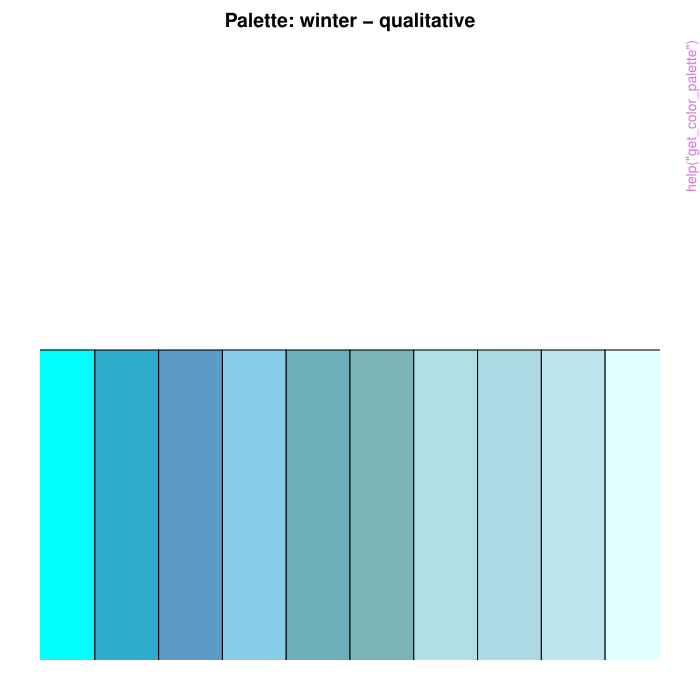

Write R code to recreate this figure.
pkgname <- "GTAPViz"
source(file.path(R.home("share"), "R", "examples-header.R"))
options(warn = 1)
options(pager = "console")
base::assign(".ExTimings", "GTAPViz-Ex.timings", pos = 'CheckExEnv')
base::cat("name\tuser\tsystem\telapsed\n", file=base::get(".ExTimings", pos = 'CheckExEnv'))
base::assign(".format_ptime",
function(x) {
  if(!is.na(x[4L])) x[1L] <- x[1L] + x[4L]
  if(!is.na(x[5L])) x[2L] <- x[2L] + x[5L]
  options(OutDec = '.')
  format(x[1L:3L], digits = 7L)
},
pos = 'CheckExEnv')

### * </HEADER>
library('GTAPViz')

base::assign(".oldSearch", base::search(), pos = 'CheckExEnv')
base::assign(".old_wd", base::getwd(), pos = 'CheckExEnv')
cleanEx()
nameEx("add_mapping_info")
### * add_mapping_info

flush(stderr()); flush(stdout())

base::assign(".ptime", proc.time(), pos = "CheckExEnv")
### Name: add_mapping_info
### Title: Add Mapping Information to GTAP Data
### Aliases: add_mapping_info

### ** Examples

# Load Data:
input_path <- system.file("extdata/in", package = "GTAPViz")
sl4.plot.data <- readRDS(file.path(input_path, "sl4.plot.data.rds"))

# Add mapping using GTAPv7 defaults
gtap_data <- add_mapping_info(sl4.plot.data, mapping = "GTAPv7")

# Use an external mapping file
my_mapping <- data.frame(Variable = c("qgdp", "EV"),
                         Description = c("Real GDP", "Welfare"),
                         Unit = c("percent", "millionUSD"))

gtap_data <- add_mapping_info(sl4.plot.data, external_map = my_mapping,
                              mapping = "Mix")




base::assign(".dptime", (proc.time() - get(".ptime", pos = "CheckExEnv")), pos = "CheckExEnv")
base::cat("add_mapping_info", base::get(".format_ptime", pos = 'CheckExEnv')(get(".dptime", pos = "CheckExEnv")), "\n", file=base::get(".ExTimings", pos = 'CheckExEnv'), append=TRUE, sep="\t")
cleanEx()
nameEx("auto_gtap_data")
### * auto_gtap_data

flush(stderr()); flush(stdout())

base::assign(".ptime", proc.time(), pos = "CheckExEnv")
### Name: auto_gtap_data
### Title: Process GTAP Data Automation with Flexible Output Options
### Aliases: auto_gtap_data

### ** Examples

# Input Path:
input_path <- system.file("extdata/in", package = "GTAPViz")

# GTAP Macro Variables from 2 .sl4 Files named (EXP1, EXP2)
# Note: No need to add .sl4 to the experiment name
gtap_data <- auto_gtap_data(experiment = c("EXP1", "EXP2"),
                            har_suffix = "-WEL",
                            input_path = input_path, subtotal_level = FALSE,
                            process_sl4_vars = NULL, process_har_vars = NULL,
                            mapping_info = "GTAPv7", plot_data = TRUE)




base::assign(".dptime", (proc.time() - get(".ptime", pos = "CheckExEnv")), pos = "CheckExEnv")
base::cat("auto_gtap_data", base::get(".format_ptime", pos = 'CheckExEnv')(get(".dptime", pos = "CheckExEnv")), "\n", file=base::get(".ExTimings", pos = 'CheckExEnv'), append=TRUE, sep="\t")
cleanEx()
nameEx("comparison_plot")
### * comparison_plot

flush(stderr()); flush(stdout())

base::assign(".ptime", proc.time(), pos = "CheckExEnv")
### Name: comparison_plot
### Title: Create Comparative Bar Charts from HAR and SL4 Data
### Aliases: comparison_plot

### ** Examples

# Load data
input_path <- system.file("extdata/in", package = "GTAPViz")
sl4.plot.data <- readRDS(file.path(input_path, "sl4.plot.data.rds"))
reg_data <- sl4.plot.data[["REG"]]

# Generate plot
plotA <- comparison_plot(
  data         = reg_data,
  filter_var   = list(Region = "Oceania", Variable = "qgdp"),
  x_axis_from  = "Region",
  split_by     = "Variable",
  panel_var    = "Experiment",
  variable_col = "Variable",
  unit_col     = "Unit",
  desc_col     = "Description",

  invert_axis     = FALSE,
  separate_figure = FALSE,

  var_name_by_description = FALSE,
  add_var_info            = FALSE,

  output_path    = NULL,
  export_picture = FALSE,
  export_as_pdf  = FALSE,
  export_config  = create_export_config(width = 20, height = 12),

  plot_style_config = create_plot_style(
    color_tone        = "purdue",
    add_unit_to_title = TRUE,
    title_format = create_title_format(
      type = "prefix",
      text = "Impact on"
    ),
    panel_rows = 2
  )
)



base::assign(".dptime", (proc.time() - get(".ptime", pos = "CheckExEnv")), pos = "CheckExEnv")
base::cat("comparison_plot", base::get(".format_ptime", pos = 'CheckExEnv')(get(".dptime", pos = "CheckExEnv")), "\n", file=base::get(".ExTimings", pos = 'CheckExEnv'), append=TRUE, sep="\t")
cleanEx()
nameEx("convert_units")
### * convert_units

flush(stderr()); flush(stdout())

base::assign(".ptime", proc.time(), pos = "CheckExEnv")
### Name: convert_units
### Title: Convert Units in GTAP Data
### Aliases: convert_units

### ** Examples

# Load Data:
input_path <- system.file("extdata/in", package = "GTAPViz")
sl4.plot.data <- readRDS(file.path(input_path, "sl4.plot.data.rds"))

# Convert million USD to billion USD
gtap_data <- convert_units(sl4.plot.data,
  change_unit_from = "million USD",
  change_unit_to = "billion USD",
  adjustment = "/1000"
)

# Automatic conversion from percent to fraction
gtap_data <- convert_units(sl4.plot.data, scale_auto = "pct2frac")




base::assign(".dptime", (proc.time() - get(".ptime", pos = "CheckExEnv")), pos = "CheckExEnv")
base::cat("convert_units", base::get(".format_ptime", pos = 'CheckExEnv')(get(".dptime", pos = "CheckExEnv")), "\n", file=base::get(".ExTimings", pos = 'CheckExEnv'), append=TRUE, sep="\t")
cleanEx()
nameEx("create_export_config")
### * create_export_config

flush(stderr()); flush(stdout())

base::assign(".ptime", proc.time(), pos = "CheckExEnv")
### Name: create_export_config
### Title: Create an Export Configuration
### Aliases: create_export_config

### ** Examples

# Default export configuration
default_export <- create_export_config()

# Custom export configuration
custom_export <- create_export_config(
  file_name = "regional_impacts",
  width = 12,
  height = 8,
  dpi = 600
)



base::assign(".dptime", (proc.time() - get(".ptime", pos = "CheckExEnv")), pos = "CheckExEnv")
base::cat("create_export_config", base::get(".format_ptime", pos = 'CheckExEnv')(get(".dptime", pos = "CheckExEnv")), "\n", file=base::get(".ExTimings", pos = 'CheckExEnv'), append=TRUE, sep="\t")
cleanEx()
nameEx("create_plot_style")
### * create_plot_style

flush(stderr()); flush(stdout())

base::assign(".ptime", proc.time(), pos = "CheckExEnv")
### Name: create_plot_style
### Title: Create a Plot Style Configuration
### Aliases: create_plot_style

### ** Examples

# Create customized style with title formatting
custom_style <- create_plot_style(
  color_tone = "gtap",
  title_size = 24,
  title_format = create_title_format(
    type = "prefix",
    text = "Impact on",
    sep = "-"
  ),
  bar_width = 0.5,
  x_axis_text_angle = 45
)




base::assign(".dptime", (proc.time() - get(".ptime", pos = "CheckExEnv")), pos = "CheckExEnv")
base::cat("create_plot_style", base::get(".format_ptime", pos = 'CheckExEnv')(get(".dptime", pos = "CheckExEnv")), "\n", file=base::get(".ExTimings", pos = 'CheckExEnv'), append=TRUE, sep="\t")
cleanEx()
nameEx("create_title_format")
### * create_title_format

flush(stderr()); flush(stdout())

base::assign(".ptime", proc.time(), pos = "CheckExEnv")
### Name: create_title_format
### Title: Create a Title Format Configuration
### Aliases: create_title_format

### ** Examples

# Standard auto-generated title
standard_title <- create_title_format()

# Prefix title
prefix_title <- create_title_format(
  type = "prefix",
  text = "Impact on",
  sep = " "
)

# Dynamic title using column values
dynamic_title <- create_title_format(
  type = "dynamic",
  text = "Impact on {Variable} in {Region}"
)




base::assign(".dptime", (proc.time() - get(".ptime", pos = "CheckExEnv")), pos = "CheckExEnv")
base::cat("create_title_format", base::get(".format_ptime", pos = 'CheckExEnv')(get(".dptime", pos = "CheckExEnv")), "\n", file=base::get(".ExTimings", pos = 'CheckExEnv'), append=TRUE, sep="\t")
cleanEx()
nameEx("detail_plot")
### * detail_plot

flush(stderr()); flush(stdout())

base::assign(".ptime", proc.time(), pos = "CheckExEnv")
### Name: detail_plot
### Title: Create Comprehensive Bar Charts from HAR and SL4 Data
### Aliases: detail_plot

### ** Examples

# Load Data:
input_path <- system.file("extdata/in", package = "GTAPViz")
sl4.plot.data <- readRDS(file.path(input_path, "sl4.plot.data.rds"))

# Prepare Dataframe
sector_data <- sl4.plot.data[["COMM*REG"]]

# Plot
plotB <- detail_plot(
  # === Input Data ===
  data        = sector_data,
  filter_var  = list(Region = "Oceania"),
  x_axis_from = "Commodity",
  split_by    = "Region",
  panel_var   = "Experiment",
  variable_col = "Variable",
  unit_col     = "Unit",
  desc_col     = "Description",

  # === Plot Behavior ===
  invert_axis      = TRUE,
  separate_figure  = FALSE,
  top_impact       = NULL,

  # === Variable Display ===
  var_name_by_description = TRUE,
  add_var_info            = FALSE,

  # === Export Settings ===
  output_path     = NULL,
  export_picture  = FALSE,
  export_as_pdf   = FALSE,
  export_config   = create_export_config(width = 45, height = 20),

  # === Styling ===
  plot_style_config = create_plot_style(
    positive_color = "#2E8B57",
    negative_color = "#CD5C5C",
    panel_rows = 1,
    panel_cols = NULL,
    show_axis_titles_on_all_facets = FALSE,
    y_axis_text_size = 25,
    bar_width = 0.6,
    all_font_size = 1.1
  )
)



base::assign(".dptime", (proc.time() - get(".ptime", pos = "CheckExEnv")), pos = "CheckExEnv")
base::cat("detail_plot", base::get(".format_ptime", pos = 'CheckExEnv')(get(".dptime", pos = "CheckExEnv")), "\n", file=base::get(".ExTimings", pos = 'CheckExEnv'), append=TRUE, sep="\t")
cleanEx()
nameEx("get_all_config")
### * get_all_config

flush(stderr()); flush(stdout())

base::assign(".ptime", proc.time(), pos = "CheckExEnv")
### Name: get_all_config
### Title: Print Plot and Export Configuration Snippets
### Aliases: get_all_config

### ** Examples

# Input Path:
input_path <- system.file("extdata/in", package = "GTAPViz")
sl4.plot.data <- readRDS(file.path(input_path, "sl4.plot.data.rds"))

# Retrive configurations
get_all_config()




base::assign(".dptime", (proc.time() - get(".ptime", pos = "CheckExEnv")), pos = "CheckExEnv")
base::cat("get_all_config", base::get(".format_ptime", pos = 'CheckExEnv')(get(".dptime", pos = "CheckExEnv")), "\n", file=base::get(".ExTimings", pos = 'CheckExEnv'), append=TRUE, sep="\t")
cleanEx()
nameEx("get_color_palette")
### * get_color_palette

flush(stderr()); flush(stdout())

base::assign(".ptime", proc.time(), pos = "CheckExEnv")
### Name: get_color_palette
### Title: Print and Visualize Themed Color Palettes
### Aliases: get_color_palette

### ** Examples

# Get all palettes as callable functions
all_palettes <- get_color_palette("all")
all_palettes$winter()
all_palettes$gtap()

# Visualize specific palettes
get_color_palette("fall", "sequential")
get_color_palette("academic", "diverging")




base::assign(".dptime", (proc.time() - get(".ptime", pos = "CheckExEnv")), pos = "CheckExEnv")
base::cat("get_color_palette", base::get(".format_ptime", pos = 'CheckExEnv')(get(".dptime", pos = "CheckExEnv")), "\n", file=base::get(".ExTimings", pos = 'CheckExEnv'), append=TRUE, sep="\t")
cleanEx()
nameEx("pivot_table_with_filter")
### * pivot_table_with_filter

flush(stderr()); flush(stdout())

base::assign(".ptime", proc.time(), pos = "CheckExEnv")
### Name: pivot_table_with_filter
### Title: Export Data as an Excel Pivot Table
### Aliases: pivot_table_with_filter

### ** Examples

## No test: 
# Load Data:
input_path <- system.file("extdata/in", package = "GTAPViz")
sl4.plot.data <- readRDS(file.path(input_path, "sl4.plot.data.rds"))

data_pivot_table <- sl4.plot.data[["REG"]]

# Generate Pivot Table with Filter
# Only use columns that exist in the data
pivot_table_with_filter(

  # === Input & Filter Settings ===
  data = data_pivot_table,
  filter = c("Variable", "Unit"),  # Allow filtering by variable type and unit

  # === Pivot Structure ===
  rows = c("Region"),             # Rows: Regions (removed "Sector" which doesn't exist)
  cols = c("Experiment"),         # Columns: Experiments
  data_fields = "Value",          # Values to be aggregated

  # === Sheet & Layout ===
  raw_sheet_name = "Raw_Data",         # Sheet name for raw data
  pivot_sheet_name = "Sector_Pivot",   # Sheet name for pivot table
  dims = "A3",                         # Starting cell for pivot table

  # === Export Options ===
  export_table = FALSE,
  output_path = NULL,
  workbook_name = "Sectoral_Impact_Analysis.xlsx"
)
## End(No test)



base::assign(".dptime", (proc.time() - get(".ptime", pos = "CheckExEnv")), pos = "CheckExEnv")
base::cat("pivot_table_with_filter", base::get(".format_ptime", pos = 'CheckExEnv')(get(".dptime", pos = "CheckExEnv")), "\n", file=base::get(".ExTimings", pos = 'CheckExEnv'), append=TRUE, sep="\t")
cleanEx()
nameEx("rename_value")
### * rename_value

flush(stderr()); flush(stdout())

base::assign(".ptime", proc.time(), pos = "CheckExEnv")
### Name: rename_value
### Title: Rename Values in a Column
### Aliases: rename_value

### ** Examples

# Load Data:
input_path <- system.file("extdata/in", package = "GTAPViz")
har.plot.data <- readRDS(file.path(input_path, "har.plot.data.rds"))

# Rename variables in a dataset
mapping_welfare <- data.frame(
  ColumnName = "COLUMN",
  OldName = c("alloc_A1", "ENDWB1", "tech_C1", "pop_D1", "pref_G1", "tot_E1", "IS_F1"),
  NewName = c("Alloc Eff.", "Endwb", "Tech Chg.", "Pop", "Perf", "ToT", "I-S"),
  stringsAsFactors = FALSE
)

har.plot.data <- rename_value(har.plot.data, mapping.file = mapping_welfare)




base::assign(".dptime", (proc.time() - get(".ptime", pos = "CheckExEnv")), pos = "CheckExEnv")
base::cat("rename_value", base::get(".format_ptime", pos = 'CheckExEnv')(get(".dptime", pos = "CheckExEnv")), "\n", file=base::get(".ExTimings", pos = 'CheckExEnv'), append=TRUE, sep="\t")
cleanEx()
nameEx("report_table")
### * report_table

flush(stderr()); flush(stdout())

base::assign(".ptime", proc.time(), pos = "CheckExEnv")
### Name: report_table
### Title: Generate a Structured Report Table
### Aliases: report_table

### ** Examples

## No test: 
# Load Data:
input_path <- system.file("extdata/in", package = "GTAPViz")
sl4.plot.data <- readRDS(file.path(input_path, "sl4.plot.data.rds"))

report_table(
  data_list = sl4.plot.data,

  # === Table Structure ===
  pivot_col = list(
    REG = "Variable",
    "COMM*REG" = "Commodity"
  ),
  group_by = list(
    REG = list("Experiment", "Region"),
    "COMM*REG" = list("Experiment", "Variable", "Region")
  ),
  rename_cols = list("Experiment" = "Scenario"),

  # === Table Layout & Labels ===
  total_column = FALSE,
  decimal = 4,
  subtotal_level = FALSE,
  repeat_label = FALSE,
  include_units = TRUE,
  var_name_by_description = TRUE,
  add_var_info = TRUE,
  add_group_line = FALSE,

  # === Export Options ===
  separate_sheet_by = "Unit",
  export_table = FALSE,
  output_path = NULL,
  separate_file = FALSE,
  workbook_name = "Comparison Table Default"
  )
## End(No test)



base::assign(".dptime", (proc.time() - get(".ptime", pos = "CheckExEnv")), pos = "CheckExEnv")
base::cat("report_table", base::get(".format_ptime", pos = 'CheckExEnv')(get(".dptime", pos = "CheckExEnv")), "\n", file=base::get(".ExTimings", pos = 'CheckExEnv'), append=TRUE, sep="\t")
cleanEx()
nameEx("sort_plot_data")
### * sort_plot_data

flush(stderr()); flush(stdout())

base::assign(".ptime", proc.time(), pos = "CheckExEnv")
### Name: sort_plot_data
### Title: Sort GTAP Plot Data
### Aliases: sort_plot_data

### ** Examples

# Load Data:
input_path <- system.file("extdata/in", package = "GTAPViz")
sl4.plot.data <- readRDS(file.path(input_path, "sl4.plot.data.rds"))

# Creating Sorting Rule
sorting_specs <- list(
  Experiment = c("EXP2", "EXP1"),     # Show EXP2 first, then EXP1
  Region = c("EastAsia", "SEAsia", "Oceania")  # Custom region order
)

# Sorting
sort_data <- sort_plot_data(sl4.plot.data, sort_columns = sorting_specs,
                            sort_by_value_desc = FALSE)




base::assign(".dptime", (proc.time() - get(".ptime", pos = "CheckExEnv")), pos = "CheckExEnv")
base::cat("sort_plot_data", base::get(".format_ptime", pos = 'CheckExEnv')(get(".dptime", pos = "CheckExEnv")), "\n", file=base::get(".ExTimings", pos = 'CheckExEnv'), append=TRUE, sep="\t")
cleanEx()
nameEx("stack_plot")
### * stack_plot

flush(stderr()); flush(stdout())

base::assign(".ptime", proc.time(), pos = "CheckExEnv")
### Name: stack_plot
### Title: Create Stacked Bar Charts for Decomposition Analysis
### Aliases: stack_plot

### ** Examples

# Load Data:
input_path <- system.file("extdata/in", package = "GTAPViz")
har.plot.data <- readRDS(file.path(input_path, "har.plot.data.rds"))

# Prepare Dataframe
welfare.decomp <- har.plot.data[["A"]]

# Plot
plotC <- stack_plot(
  # === Input Data ===
  data              = welfare.decomp,
  filter_var        = list(Region = "Oceania"),
  x_axis_from       = "Region",
  stack_value_from  = "COLUMN",
  split_by          = FALSE,
  panel_var         = "Experiment",
  variable_col      = "Variable",
  unit_col          = "Unit",
  desc_col          = "Description",

  # === Plot Behavior ===
  invert_axis     = FALSE,
  separate_figure = FALSE,
  show_total      = TRUE,
  unstack_plot    = FALSE,
  top_impact      = NULL,

  # === Variable Display ===
  var_name_by_description = TRUE,
  add_var_info            = FALSE,

  # === Export Settings ===
  output_path     = NULL,
  export_picture  = FALSE,
  export_as_pdf   = FALSE,
  export_config   = create_export_config(width = 28, height = 15),

  # === Styling ===
  plot_style_config = create_plot_style(
    color_tone                   = "gtap",
    panel_rows                   = 2,
    panel_cols                   = NULL,
    show_legend                  = TRUE,
    show_axis_titles_on_all_facets = FALSE
  )
)



base::assign(".dptime", (proc.time() - get(".ptime", pos = "CheckExEnv")), pos = "CheckExEnv")
base::cat("stack_plot", base::get(".format_ptime", pos = 'CheckExEnv')(get(".dptime", pos = "CheckExEnv")), "\n", file=base::get(".ExTimings", pos = 'CheckExEnv'), append=TRUE, sep="\t")
### * <FOOTER>
###
cleanEx()
options(digits = 7L)
base::cat("Time elapsed: ", proc.time() - base::get("ptime", pos = 'CheckExEnv'),"\n")
grDevices::dev.off()
###
### Local variables: ***
### mode: outline-minor ***
### outline-regexp: "\\(> \\)?### [*]+" ***
### End: ***
quit('no')
